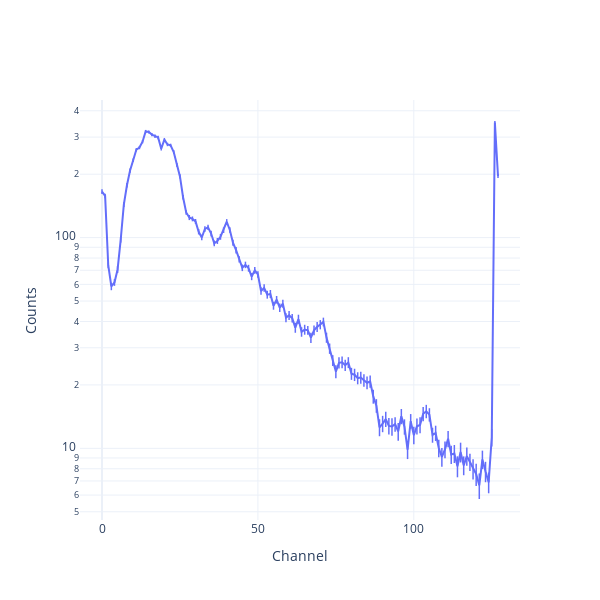

The notebook cell saved with this chart:
### Code cell
fig = Plot.spectrum(me_bkg, show=True)
